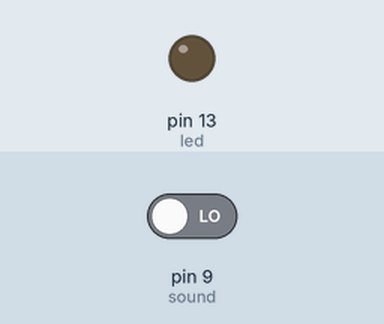
Recording of a sketch running on a simulated Arduino Uno, built with avr-gcc and run on an emulated ATmega328P. Parts: output pins drawn as LEDs (lit = HIGH). Inputs (shaded band) come from the test bench; at power-on: pin 9 (sound) LOW.

Above: at 1.2 s.
1.3 s: pin 9 (sound) driven HIGH
At 2.5 s:
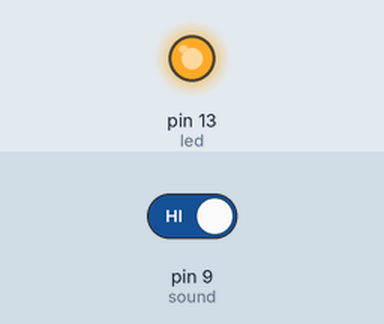
2.8 s: pin 9 (sound) driven LOW
At 3.6 s:
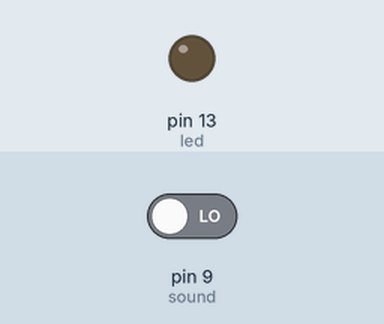
Timing chart, 0 to 5.8 s (numbered marks = the images above; inputs shaded):
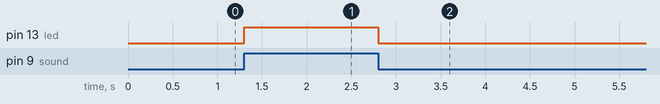

Measured:
- after the input at 1.3 s, pin 13 (led): LOW → HIGH at once
- after the input at 2.8 s, pin 13 (led): HIGH → LOW at once

The sketch:

sound_microphone_LED.ino
```cpp
int sound = 9;
int led = 13;

void setup() {
  pinMode(sound, INPUT);
  pinMode(led, OUTPUT);

}

void loop() {
  int reading = digitalRead(sound);
  if(reading == HIGH)
  {
    digitalWrite(led, HIGH);
  }
  else
  {
    digitalWrite(led, LOW);
  }

}
```
